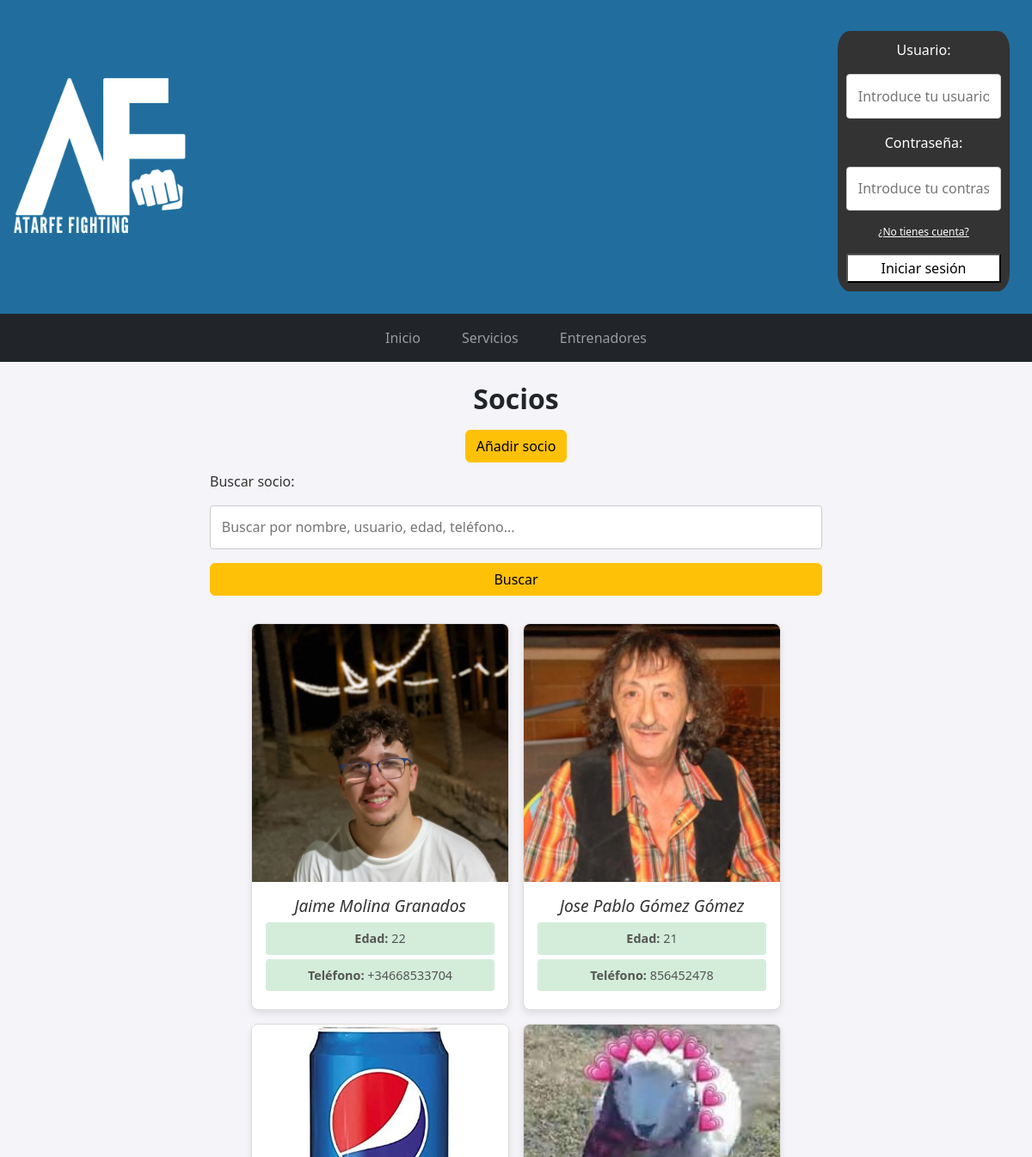
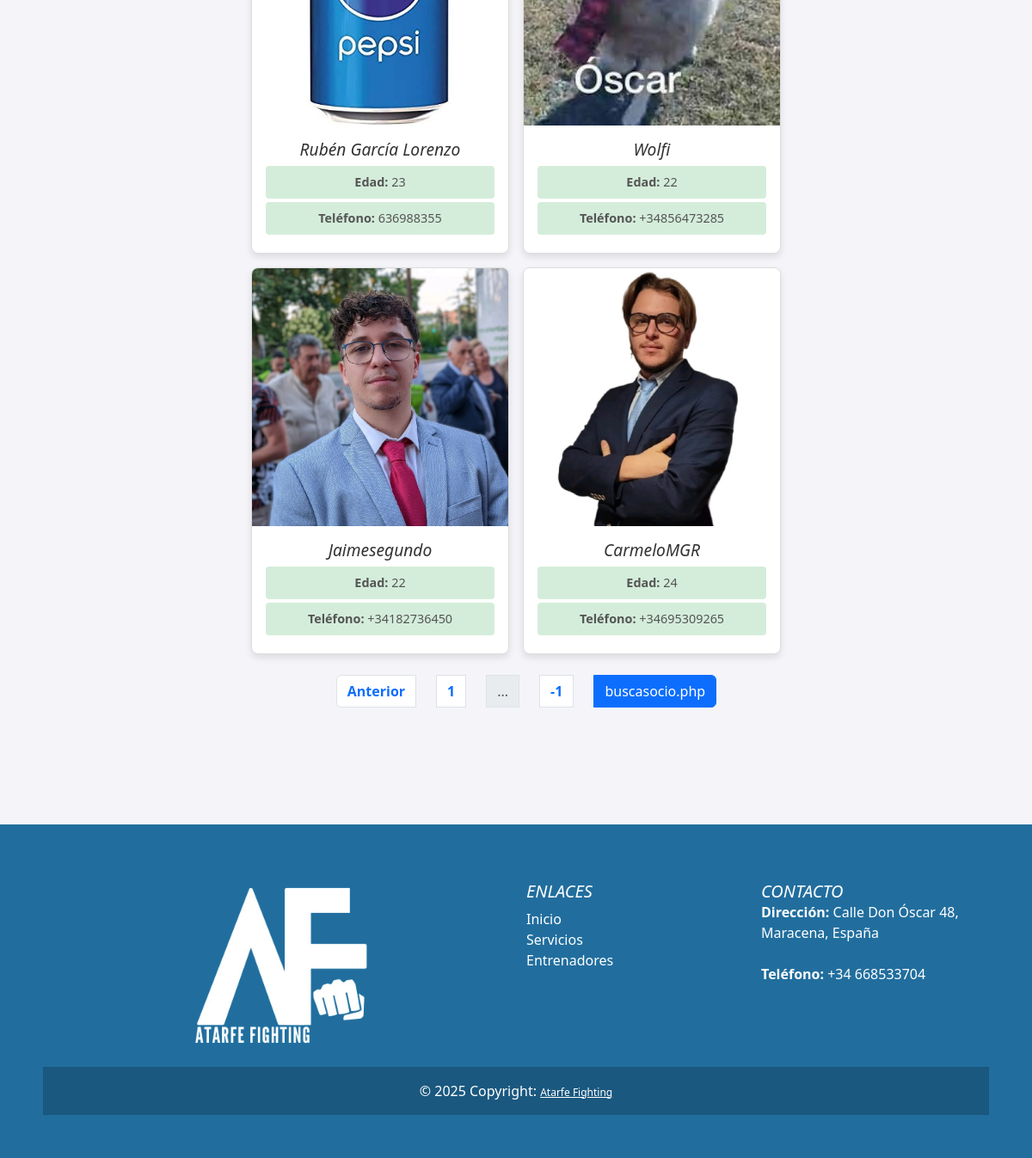
The app's page /php/socios/buscasocio.php with its own data (2 pictures, top to bottom).
### tables this page shows
CREATE TABLE `socio` (
  `id_socio` int(11) NOT NULL,
  `nombre` varchar(100) NOT NULL,
  `edad` int(11) DEFAULT NULL,
  `contrasena` varchar(255) NOT NULL,
  `usuario` varchar(50) NOT NULL,
  `telefono` varchar(15) DEFAULT NULL,
  `foto` varchar(255) DEFAULT NULL,
  `tipo` enum('socio','admin') NOT NULL DEFAULT 'socio'
);

### php/socios/buscasocio.php (the view, shortened to what this page needs)
<?php
include '../esencial/conexion.php';
$busqueda = $_POST['busqueda'];
$max_socios_por_pagina = 6;
$pagina_actual = isset($_GET['pagina']) ? $_GET['pagina'] : 1;
$offset = ($pagina_actual - 1) * $max_socios_por_pagina;
$query = "SELECT nombre, usuario, edad, telefono, foto FROM socio WHERE nombre LIKE '%$busqueda%' OR usuario LIKE '%$busqueda%' OR telefono LIKE '%$busqueda%' LIMIT $max_socios_por_pagina OFFSET $offset";
$stmt = $conexion->prepare($query);
$stmt->execute();
$stmt->bind_result($nombre, $usuario, $edad, $telefono, $foto);
?>
<!DOCTYPE html>
<html lang="es">
<head>
    <link rel="stylesheet" href="../../css/styles.css">
    <link rel="stylesheet" href="https://cdn.jsdelivr.net/npm/bootstrap@5.3.3/dist/css/bootstrap.min.css">
</head>
<body style="background:#f4f4f9">
    <?php include '../esencial/header.php' ?>
    <main>
        <h2 style="font-weight: bold;">Socios</h2>
        <section style="text-align:center">
            <a class="btn btn-warning" href="register.php">Añadir socio</a>
        </section>
        <form method="post" action="buscasocio.php">
            <label for="busqueda">Buscar socio:</label>
            <input type="text" id="busqueda" name="busqueda" placeholder="Buscar por nombre, usuario, edad, teléfono...">
            <button class="btn btn-warning" type="submit">Buscar</button>
        </form>
        <div class="socio-container">
            <?php
            while ($stmt->fetch()) {
                echo "<div class='socio-card'>";
                echo "<div class='socio-foto'><img loading='lazy' src='" . "../../imagenes/" . $foto . "' alt='Foto de " . $nombre . "'></div>";
                echo "<div class='socio-info'>";
                echo "<h3>" . $nombre . "</h3>";
                echo "<p><strong>Edad:</strong> " . $edad . "</p>";
                echo "<p><strong>Teléfono:</strong> " . $telefono . "</p>";
                echo "</div>";
                echo "</div>";
            }
            ?>
        </div>
        <br>
        <nav>
            <ul class="pagination justify-content-center">
                <?php if ($pagina_actual > 1): ?>
                    <li class="page-item">
                        <a class="page-link" href="?busqueda=<?= $busqueda ?>&pagina=<?= $pagina_actual - 1 ?>">Anterior</a>
                    </li>
                <?php endif; ?>
                <?php if ($pagina_actual > 3): ?>
                    <li class="page-item">
                        <a class="page-link" href="?busqueda=<?= $busqueda ?>&pagina=1">1</a>
                    </li>
                    <li class="page-item disabled">
                        <span class="page-link">...</span>
                    </li>
                <?php endif; ?>
                <?php if ($pagina_actual > 1): ?>
                    <li class="page-item">
                        <a class="page-link" href="?busqueda=<?= $busqueda ?>&pagina=<?= $pagina_actual - 1 ?>"><?= $pagina_actual - 1 ?></a>
                    </li>
                <?php endif; ?>
                <li class="page-item active">
                    <span class="page-link"><?= $pagina_actual ?></span>
                </li>
            </ul>
        </nav>
    </main>
</body>
<?php include '../esencial/footer.php'; ?>
</html>

### php/esencial/header.php (shortened to what this page needs)
<header class="text-white">
  <nav class="navbar navbar-expand-lg navbar-dark container">
    <a class="navbar-brand" href="../../index.php">
      <img loading='lazy' class="logo" src="../../imagenes/Logo.png" alt="Logo Atarfe Fighting">
    </a>
    <?php
    if (isset($_GET["error"])) {
      $error = $_GET['error'];
    } else {
      $error = 0;
    }
    ?>
      <?php
      require_once "utilidades.php";
      $pagina_actual = basename($_SERVER['PHP_SELF']);
      ?>
  </nav>
  <?php
  if (isset($_SESSION["nombre"])) {
    echo formulario_sesion_iniciada($_SESSION["nombre"]);
  } else {
    echo formulario_para_iniciar_sesion($pagina_actual, $error);
  }
  ?>
  <br>
</header>
<nav id="enlaces" class="navbar navbar-expand-lg navbar-dark bg-dark">
  <div class="container-fluid" style="justify-content: center;">
    <div class="collapse navbar-collapse" id="menuNav" style="text-align:center">
      <ul class="navbar-nav">
        <li class="nav-item">
          <a href="../../index.php" class="nav-link">Inicio</a>
        </li>
        <li class="nav-item">
          <a href="../servicio/servicios.php" class="nav-link">Servicios</a>
        </li>
        <li class="nav-item">
          <a href="../entrenadores/entrenadores.php" class="nav-link">Entrenadores</a>
        </li>
      </ul>
    </div>
  </div>
</nav>

### php/esencial/utilidades.php (shortened to what this page needs)
<?php
function formulario_para_iniciar_sesion($pagina_actual, $error)
{
    echo "<div class='login-container'>
                            <form class='login-form' action='../../iniciar_sesion.php' method='POST'>
                                <label for='username'>Usuario:</label>
                                <input type='text' id='username' name='username'  placeholder='Introduce tu usuario'>
                                <label for='password'>Contraseña:</label>
                                <input type='password' id='password' name='password'  placeholder='Introduce tu contraseña'>
                                <input type='hidden' id='origen' name='origen' value='$pagina_actual'>
                                <a href='registro.php'>¿No tienes cuenta?</a>";
    if ($error == 1) {
        echo "<p class='error' style='background:white; color:red'>Usuario o contraseña erróneos</p>
              <button style='border-radius:5%'type='submit'>Iniciar sesión</button>";
    } else if ($error == 2) {
        echo "<p class='error' style='background:white; color:red'>Falta usuario o contraseña</p>
            <button style='border-radius:5%' type='submit'>Iniciar sesión</button>";
    } else {
        echo "<button type='submit'>Iniciar sesión</button>";
    }
    echo "</form>
                            </div>";
}

### php/esencial/footer.php (shortened to what this page needs)
<footer class="bg text-white text-center text-lg-start">
    <div class="container p-3">
        <div class="row">
            <div class="col-lg-6 col-md-12 mb-4 mb-md-0">
                <div class="logocontainer" style="text-align:center;">
                    <img loading='lazy' src="../../imagenes/logo.png">
                </div>
            </div>
            <div class="col-lg-3 col-md-6 mb-4 mb-md-0">
                <h5 class="text-uppercase">Enlaces</h5>
                <ul class="list-unstyled mb-0">
                    <li>
                        <a href="../../index.php" class="nav-link">Inicio</a>
                    </li>
                    <li>
                        <a href="../servicio/servicios.php" class="nav-link">Servicios</a>
                    </li>
                    <li>
                        <a href="../entrenadores/entrenadores.php" class="nav-link">Entrenadores</a>
                    </li>
                </ul>
            </div>
            <div class="col-lg-3 col-md-6 mb-4 mb-md-0">
                <h5 class="text-uppercase mb-0">Contacto</h5>
                <ul class="list-unstyled">
                    <li>
                        <h7><strong>Dirección:</strong> Calle Don Óscar 48,<br>Maracena, España</h7>
                    </li>
                    <br>
                    <li>
                        <h7><strong>Teléfono:</strong> +34 668533704 </h7>
                    </li>
                </ul>
            </div>
        </div>
    </div>
    <div class="text-center p-3" style="background-color: rgba(0, 0, 0, 0.2);">
        © 2025 Copyright:
        <a class="text-white">Atarfe Fighting</a>
    </div>
</footer>

### css/styles.css (style rules this page uses)
* { margin: 0; padding: 0; box-sizing: border-box; font-family: Markazi, "Helvetica Neue", Helvetica, Arial, ; }
body { line-height: 1.6; }
header { background-color: #216e9e; color: white; padding: 1rem; display: flex; justify-content: space-between; align-items: center; }
#menuNav { justify-content: center; text-align: center; }
.container-fluid { justify-content: center; text-align: center; }
#enlaces { display: grid; gap: 1rem; background: #333; justify-content: center; }
#enlaces ul { list-style: none; margin: 0; padding: 0; display: flex; justify-content: center; }
#enlaces ul li { margin: 0 1rem; }
header a, footer a, footer p { color: white; font-size: 12px; }
header img, footer img { width: 200px; height: 200px; margin: auto; }
nav a { color: #fff; text-decoration: none; font-weight: bold; transition: color 0.3s ease; }
main { background: #f4f4f9; width: 65%; padding-bottom: auto; margin: 0px auto; padding: 2%; padding-bottom: 10%; }
main li { margin-left: 24px }
main p { font-size: 1rem; padding: 0.5rem; color: black; border: 0; border-radius: 4px; margin-bottom: 1rem; }
main h2 { font-weight: bold; font-size: 2rem; margin-bottom: 1rem; font-weight: bold; text-align: center; }
h2 { color: #333; }
h3, h5 { font-style: oblique; }
form { display: flex; flex-direction: column; gap: 1rem; margin: 10px; }
form label { color: #333; }
form input[type="text"], form input[type="email"], form input[type="password"], form input[type="number"], form textarea { width: 100%; padding: 0.8rem; border: 1px solid #ccc; border-radius: 4px; font-size: 1rem; }
p { font-size: 1rem; padding: 0.5rem; color: #155724; border: 1px solid #c3e6cb; border-radius: 4px; margin-bottom: 1rem; }
footer { background-color: #216e9e; color: #fff; padding: 50px; }
section { padding: 30px, 30px; }
.socio-container { display: flex; flex-wrap: wrap; gap: 1rem; justify-content: center; margin-top: 2rem; }
.socio-card { background-color: #fff; border: 1px solid #ddd; border-radius: 8px; box-shadow: 0 4px 8px rgba(0, 0, 0, 0.1); width: 300px; text-align: center; overflow: hidden; transition: transform 0.3s ease; }
.socio-foto img { width: 100%; height: 100%; max-width: 300px; min-height: 300px; max-height: 300px; margin-right: 1.5vw; object-fit: cover; }
.socio-info { padding: 1rem; }
.socio-info h3 { font-size: 1.2rem; color: #333; margin-bottom: 0.5rem; }
.socio-info p { font-size: 0.9rem; color: #555; margin: 0.3rem 0; background-color: #d4edda; }
.login-form { margin-top: 20px; text-align: center; background: #333; padding: 10px; border-radius: 7%; width: 200px; }
.login-form label { color: white; }
.login-form button { background: rgb(255, 255, 255); padding: 3px; border-radius: 3%; }

### records on screen
socio: foto (picture), nombre "Jaime Molina Granados", edad "22", telefono "+34668533704"
socio: foto (picture), nombre "Jose Pablo Gómez Gómez", edad "21", telefono "856452478"
socio: foto (picture), nombre "Rubén García Lorenzo", edad "23", telefono "636988355"
socio: foto (picture), nombre "Wolfi", edad "22", telefono "+34856473285"
socio: foto (picture), nombre "Jaimesegundo", edad "22", telefono "+34182736450"
socio: foto (picture), nombre "CarmeloMGR", edad "24", telefono "+34695309265"

### other values on screen
$pagina_actual - 1 "-1"
$pagina_actual "buscasocio.php"
